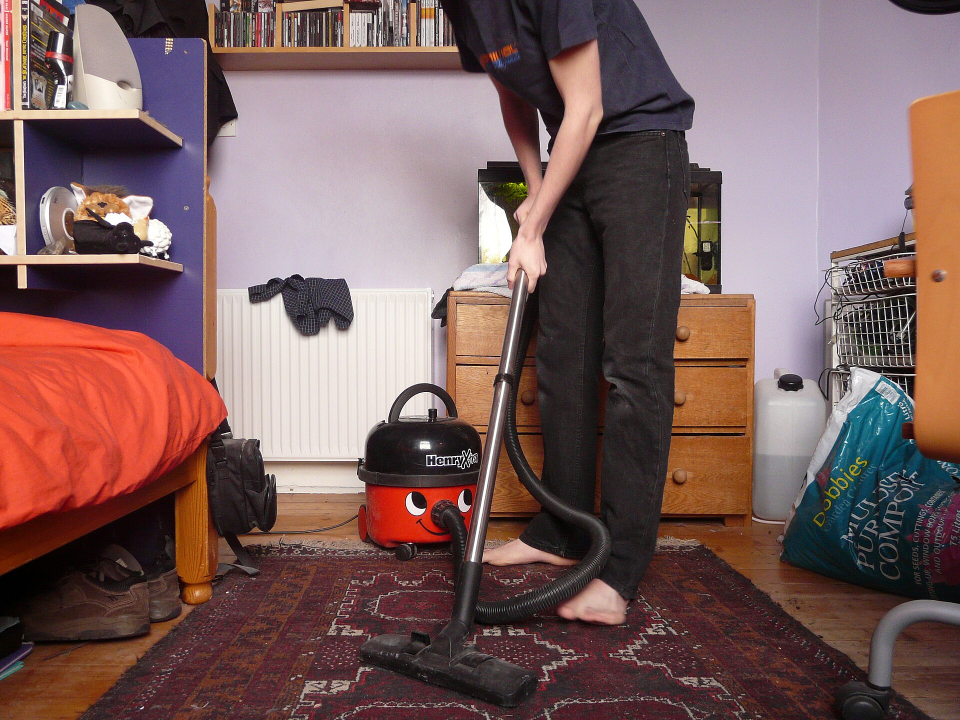
#> input picture docs/images/scene.jpg, 1920 x 1440 px (shown at 1/2 size)
$ python make_scenes.py ../docs/images/scene.jpg ../docs/images/scene.jpg
#> lines starting #> are read from the running program, lines starting #| are printed output that depends on the picture
### server/camd/detect.py
import hashlib
import logging
import threading
import time
import urllib.request
from collections.abc import Callable
from dataclasses import dataclass
from pathlib import Path
from typing import Protocol

import cv2
import numpy as np

log = logging.getLogger("camd.detect")

MODEL_URL = "https://github.com/opencv/opencv_zoo/raw/main/models/object_detection_nanodet/object_detection_nanodet_2022nov.onnx"
MODEL_SHA256 = "4b82da9944b88577175ee23a459dce2e26e6e4be573def65b1055dc2d9720186"
MODEL_NAME = "nanodet-plus-m.onnx"

INPUT_SIZE = 416
STRIDES = (8, 16, 32)
REG_BINS = 8
MEAN = np.array([103.53, 116.28, 123.675], np.float32)
STD = np.array([57.375, 57.12, 58.395], np.float32)
NMS_IOU = 0.5

COCO_LABELS = (
    "person",
    "bicycle",
    "car",
    "motorcycle",
    "airplane",
    "bus",
    "train",
    "truck",
    "boat",
    "traffic light",
    "fire hydrant",
    "stop sign",
    "parking meter",
    "bench",
    "bird",
    "cat",
    "dog",
    "horse",
    "sheep",
    "cow",
    "elephant",
    "bear",
    "zebra",
    "giraffe",
    "backpack",
    "umbrella",
    "handbag",
    "tie",
    "suitcase",
    "frisbee",
    "skis",
    "snowboard",
    "sports ball",
    "kite",
    "baseball bat",
    "baseball glove",
    "skateboard",
    "surfboard",
    "tennis racket",
    "bottle",
    "wine glass",
    "cup",
    "fork",
    "knife",
    "spoon",
    "bowl",
    "banana",
    "apple",
    "sandwich",
    "orange",
    "broccoli",
    "carrot",
    "hot dog",
    "pizza",
    "donut",
    "cake",
    "chair",
    "couch",
    "potted plant",
    "bed",
    "dining table",
    "toilet",
    "tv",
    "laptop",
    "mouse",
    "remote",
    "keyboard",
    "cell phone",
    "microwave",
    "oven",
    "toaster",
    "sink",
    "refrigerator",
    "book",
    "clock",
    "vase",
    "scissors",
    "teddy bear",
    "hair drier",
    "toothbrush",
)
DEFAULT_LABELS = ("person", "cat", "dog")


# [6 lines left out: function in_zones, not called in this run]


@dataclass(frozen=True)
class Detection:
    label: str
    confidence: float
    box: tuple[float, float, float, float]

    def as_dict(self) -> dict:
        return {"label": self.label, "confidence": round(self.confidence, 3), "box": [round(v, 4) for v in self.box]}


def ensure_model(directory: Path) -> Path:
    path = directory / MODEL_NAME
    if path.is_file() and _sha256(path) == MODEL_SHA256:
        return path
    directory.mkdir(parents=True, exist_ok=True)
    partial = path.with_suffix(".part")
    log.info("downloading object detection model")
    with urllib.request.urlopen(MODEL_URL, timeout=60) as response, partial.open("wb") as out:
        while chunk := response.read(1 << 16):
            out.write(chunk)
    if _sha256(partial) != MODEL_SHA256:
        partial.unlink()
        raise RuntimeError("downloaded model does not match the expected checksum")
    partial.replace(path)
    return path


# [12 lines left out: functions _sha256, _anchors, not called in this run]


@dataclass(frozen=True)
class Letterbox:
    scale: float
    pad_x: int
    pad_y: int
    width: int
    height: int

    # [49 lines left out: functions fit, apply, pair_levels, decode, not called in this run]


class ObjectDetector:
    # [15 lines left out: functions __init__, set_labels, not called in this run]

    def detect(self, jpeg: bytes) -> list[Detection]:
        frame = cv2.imdecode(np.frombuffer(jpeg, np.uint8), cv2.IMREAD_COLOR)
        return self.detect_image(frame) if frame is not None else []

    # [17 lines left out: function detect_image, not called in this run]


class DetectionSettings(Protocol):
    detection: str
    detect_labels: list[str]
    detect_confidence: float
    models_dir: Path


ResultCallback = Callable[[float, bytes, list[Detection]], None]
RETRY_AFTER_S = 300


class DetectionWorker(threading.Thread):
    # [13 lines left out: function __init__, not called in this run]

    @property
    def ready(self) -> bool:
        return self.state == "ready"

    # [7 lines left out: function submit, not called in this run]

    def poke(self) -> None:
        self._wake.set()

    def stop(self) -> None:
        self._halt.set()
        self._wake.set()

    # [42 lines left out: functions _load, _sync_settings, run, not called in this run]

### tools/make_scenes.py
import json
import os
import subprocess
import sys
from pathlib import Path

import cv2

from camd.detect import ObjectDetector, ensure_model

SOURCE = Path(__file__).resolve().parent.parent / "docs" / "images" / "scene.jpg"
STREAM_SIZE = (800, 600)
CROPS = {
    "full": (0.0, 0.0, 1.0, 1.0),
    "right": (0.30, 0.0, 0.70, 0.70),
    "centre": (0.18, 0.12, 0.64, 0.64),
    "bed": (0.0, 0.18, 0.50, 0.50),
    "shelf": (0.0, 0.0, 0.45, 0.45),
}


def crop(image, spec):
    height, width = image.shape[:2]
    x, y, w, h = spec
    return image[int(y * height) : int((y + h) * height), int(x * width) : int((x + w) * width)]


def main(target: Path, model_dir: Path) -> None:
    target.mkdir(parents=True, exist_ok=True)
    image = cv2.imread(str(SOURCE))
#> image is the input picture: shape (1440, 1920, 3); mean B, G, R 92, 93.8, 122.1
    stream = cv2.resize(image, STREAM_SIZE, interpolation=cv2.INTER_AREA)
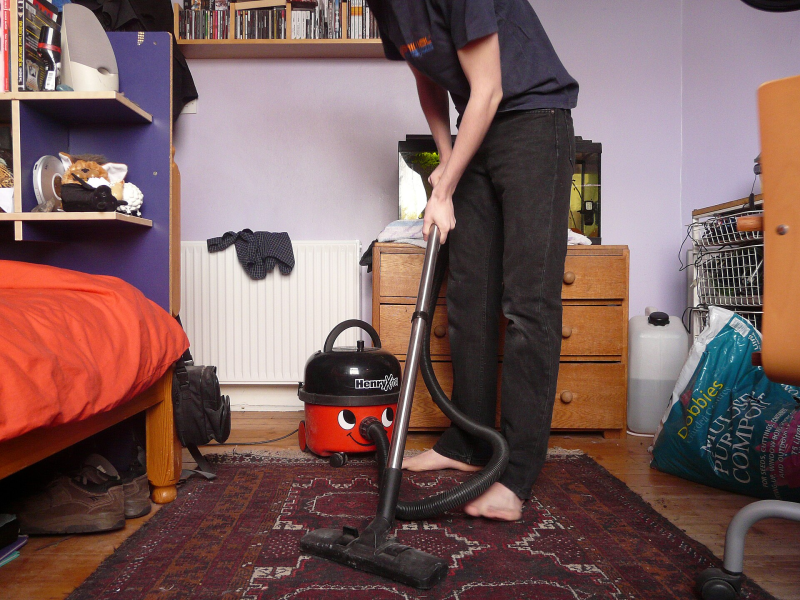
#> stream: shape (600, 800, 3); mean B, G, R 92, 93.8, 122.1
    cv2.imwrite(str(target / "live.jpg"), stream, [cv2.IMWRITE_JPEG_QUALITY, 80])
    for name, spec in CROPS.items():
        piece = cv2.resize(crop(stream, spec), (640, 480), interpolation=cv2.INTER_AREA)
        cv2.imwrite(str(target / f"{name}.jpg"), piece, [cv2.IMWRITE_JPEG_QUALITY, 78])
#> this loop made 5 passes
#> pass 2, in main, `piece = cv2.resize(crop(stream, spec), (640, 480), interpolation=cv2.I..`:
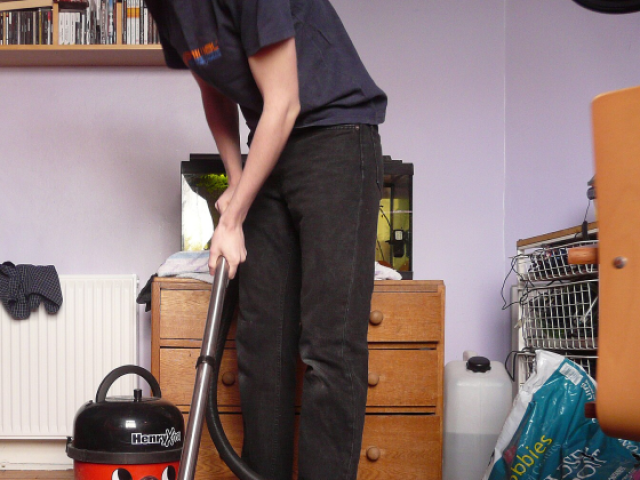
#> piece: shape (480, 640, 3); mean B, G, R 117.5, 118.9, 137.7
#> pass 3, in main, `piece = cv2.resize(crop(stream, spec), (640, 480), interpolation=cv2.I..`:
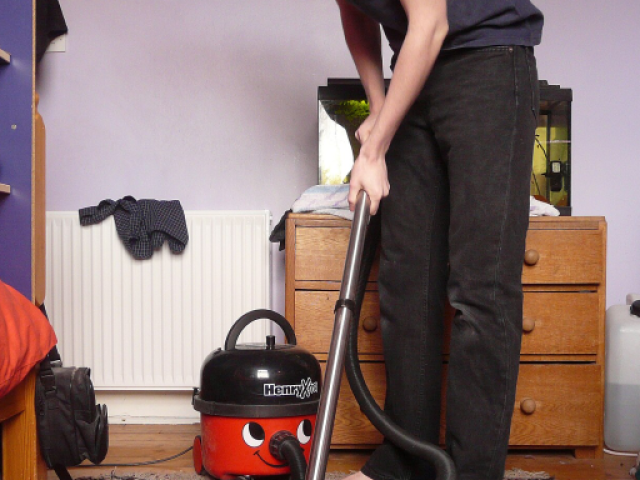
#> piece: shape (480, 640, 3); mean B, G, R 113, 115.8, 138.9
    subprocess.run(
        [
            os.environ.get("FFMPEG", "ffmpeg"),
            "-y",
            "-loglevel",
            "error",
            "-loop",
            "1",
            "-i",
            str(target / "live.jpg"),
            "-t",
            "4",
            "-r",
            "10",
            "-c:v",
            "libvpx",
            "-b:v",
            "400k",
            str(target / "clip.webm"),
        ],
        check=True,
    )
#> (this line was passed over: subprocess is not available in this run)
    detector = ObjectDetector(ensure_model(model_dir), min_confidence=0.4)
    found = [d.as_dict() for d in detector.detect_image(stream)]
    (target / "detections.json").write_text(json.dumps(found, indent=2))
    print(found)


if __name__ == "__main__":
    main(Path(sys.argv[1]), Path(sys.argv[2]))
#> (the call stopped at in ensure_model, `with urllib.request.urlopen(MODEL_URL, timeout=60) as response, partia..`: the network is not available in this run)
